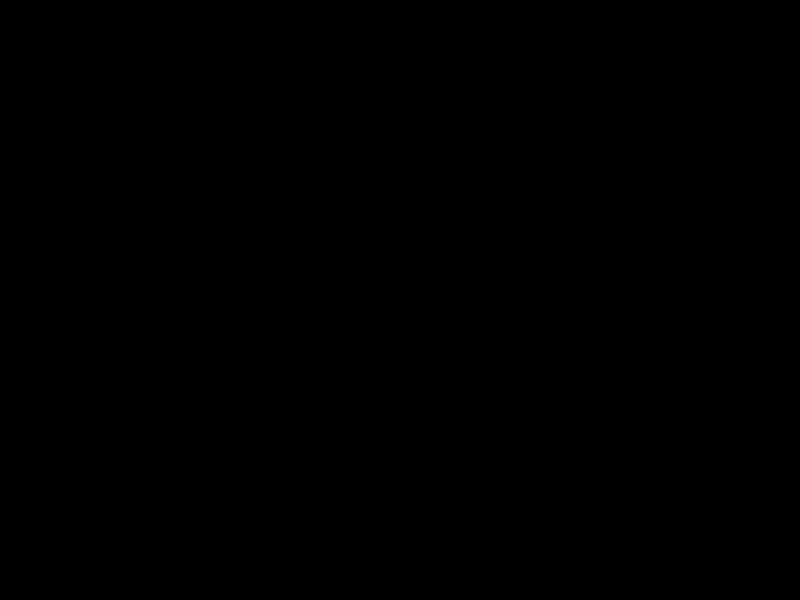
Frame 1 (no input)
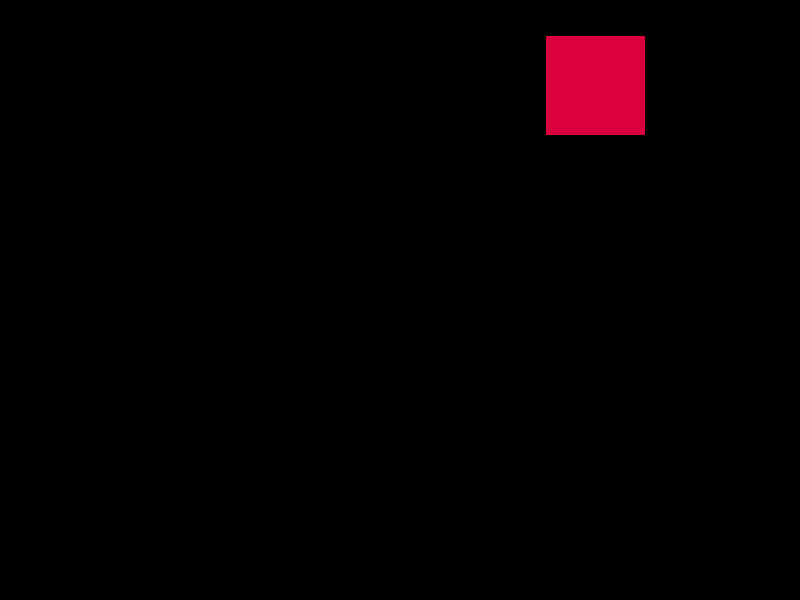
Frame 60 (the mouse pressed at the canvas centre just before this capture)
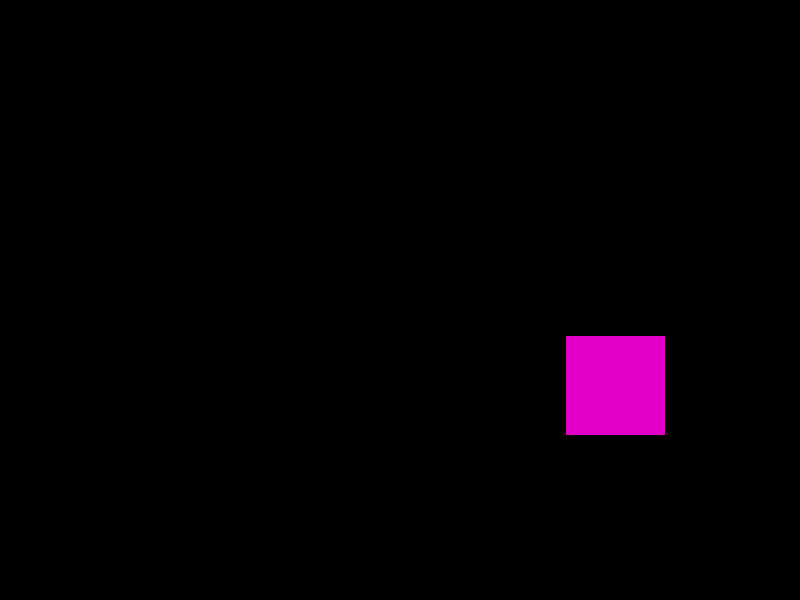
Frame 120 (the mouse held since frame 60 and released just before this capture)

The Processing sketch that drew these frames (run headless with seeded random() and noise(); from frame 60 on, the mouse is pressed at the canvas centre):

// Processing sketch: Booleans
// ── Booleans.pde
float ballX=300;
float ballY=300;
boolean moveRight=true;
boolean moveLeft=false;
boolean moveUp=true;
boolean moveDown=false;
float redFill;
float blueFill;

void setup() {
  size(800, 600);
}

void draw() {
  background(0);
  fill(redFill, 0, blueFill);
  rect(ballX-50,ballY-50,100,100);

  if (ballX+50>800) {
    moveRight=false;
    moveLeft=true;
  }

  if (ballX-50<0) {
    moveRight=true;
    moveLeft=false;
  }

  if (ballY-50<0) {
    moveUp=false;
    moveDown=true;
  }

  if (ballY+50>600) {
    moveUp = true;
    moveDown= false;
  }

  if (moveLeft) {
    ballX-=5;
  }

  if (moveRight) {
    ballX+=5;
  }

  if (moveUp) {
    ballY -=5;
  }

  if (moveDown) {
    ballY +=5;
  }

  redFill = (ballX+50)/2.94;
  blueFill = (ballY+50)/2.16;
  
}
